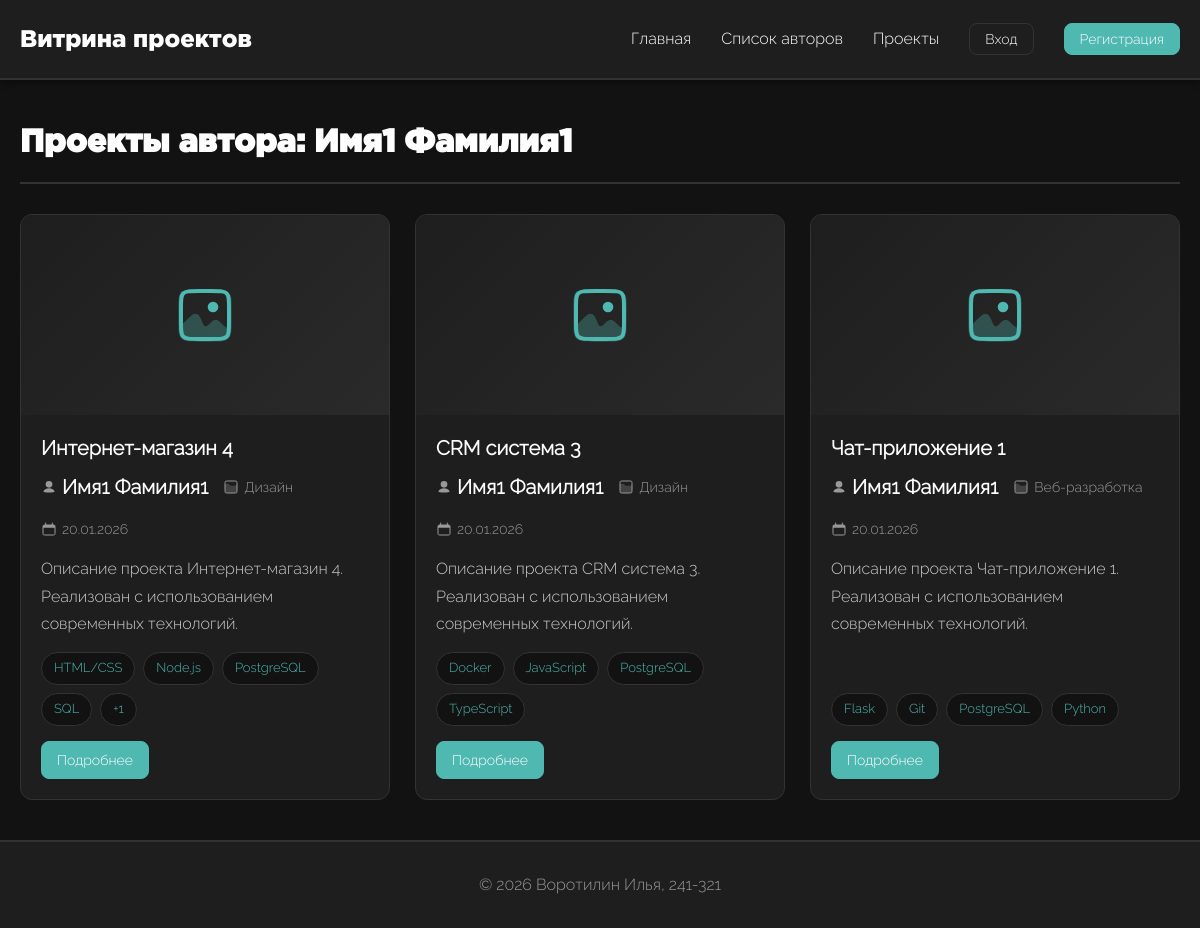
The page /authors/1/projects/ on the database its author committed.
### portfolio/models.py (models this page shows, shortened)
class User(AbstractUser):
    ROLE_CHOICES = [
        ('student', 'Студент'),
        ('teacher', 'Преподаватель'),
        ('admin', 'Администратор'),
    ]
    role = models.CharField(
        max_length=20,
        choices=ROLE_CHOICES,
        default='student',
        verbose_name='Роль'
    )
    photo = models.ImageField(
        upload_to='users/photos/%Y/%m/%d/',
        null=True,
        blank=True,
        verbose_name='Фотография профиля',
        validators=[FileExtensionValidator(allowed_extensions=['jpg', 'jpeg', 'png'])]
    )
    class Meta:
        verbose_name = 'Пользователь'
        verbose_name_plural = 'Пользователи'
        ordering = ['-date_joined']

class Project(models.Model):
    user = models.ForeignKey(
        User,
        on_delete=models.CASCADE,
        related_name='projects',
        verbose_name='Автор проекта'
    )
    category = models.ForeignKey(
        Category,
        on_delete=models.SET_NULL,
        null=True,
        blank=True,
        related_name='projects',
        verbose_name='Категория'
    )
    title = models.CharField(
        max_length=255,
        verbose_name='Название проекта'
    )
    description = models.TextField(
        blank=True,
        verbose_name='Описание проекта'
    )
    cover_image = models.ImageField(
        upload_to='projects/covers/%Y/%m/%d/',
        null=True,
        blank=True,
        verbose_name='Обложка проекта',
        validators=[FileExtensionValidator(allowed_extensions=['jpg', 'jpeg', 'png'])]
    )
    skills = models.ManyToManyField(
        Skill,
        through='ProjectSkill',
        related_name='projects',
        verbose_name='Навыки'
    )
    created_at = models.DateTimeField(
        auto_now_add=True,
        verbose_name='Дата создания'
    )
    updated_at = models.DateTimeField(
        auto_now=True,
        verbose_name='Дата изменения'
    )
    history = HistoricalRecords()
    class Meta:
        verbose_name = 'Проект'
        verbose_name_plural = 'Проекты'
        ordering = ['-created_at']
        indexes = [
            models.Index(fields=['-created_at']),
            models.Index(fields=['user', '-created_at']),
        ]
    def get_skills_count(self):
        return self.skills.count()
    get_skills_count.short_description = 'Количество навыков'

class Category(models.Model):
    name = models.CharField(
        max_length=100,
        unique=True,
        verbose_name='Название категории'
    )
    created_at = models.DateTimeField(
        auto_now_add=True,
        verbose_name='Дата создания'
    )
    created_by = models.ForeignKey(
        User,
        on_delete=models.SET_NULL,
        null=True,
        blank=True,
        related_name='created_categories',
        verbose_name='Создал'
    )
    class Meta:
        verbose_name = 'Категория проекта'
        verbose_name_plural = 'Категории проектов'
        ordering = ['name']

class Skill(models.Model):
    name = models.CharField(
        max_length=100,
        unique=True,
        verbose_name='Название навыка'
    )
    created_at = models.DateTimeField(
        auto_now_add=True,
        verbose_name='Дата создания'
    )
    created_by = models.ForeignKey(
        User,
        on_delete=models.SET_NULL,
        null=True,
        blank=True,
        related_name='created_skills',
        verbose_name='Создал'
    )
    class Meta:
        verbose_name = 'Навык'
        verbose_name_plural = 'Навыки'
        ordering = ['name']

### portfolio/views.py (the view)
class AuthorProjectListView(ListView):
    model = Project
    template_name = 'portfolio/project_list.html'
    context_object_name = 'projects'
    def get_queryset(self) -> QuerySet:
        author_id = self.kwargs.get('author_id')
        return (
            Project.objects
            .filter(user_id=author_id)
            .select_related('user', 'category')
            .prefetch_related('skills')
            .order_by('-created_at')
        )
    def get_context_data(self, **kwargs) -> dict:
        context = super().get_context_data(**kwargs)
        author_id = self.kwargs.get('author_id')
        context['events'] = Event.objects.filter(user_id=author_id).order_by('-created_at')
        context['is_author_page'] = True
        context['author'] = context['projects'][0].user if context['projects'] else None
        return context

### portfolio/templates/portfolio/project_list.html (shortened to what this page needs)
{% extends 'portfolio/base.html' %}
{% block content %}
<div class="page-header">
    <h1>
    {% if is_author_page %}
        Проекты автора: {{ author.get_full_name }}
    {% else %}
        Все проекты
    {% endif %}
    </h1>
</div>
{% if projects %}
    <div class="projects-grid">
        {% for project in projects %}
        <div class="project-card">
            {% if project.cover_image %}
                <img src="{{ project.cover_image.url }}" alt="{{ project.title }}" class="project-image">
            {% else %}
                <div class="project-image" style="display: flex; align-items: center; justify-content: center; background: linear-gradient(135deg, #1e1e1e 0%, #2a2a2a 100%);">
                </div>
            {% endif %}
            <div class="project-content">
                <h2 class="project-title">
                    <a href="{% url 'portfolio:project_detail' project.pk %}">{{ project.title }}</a>
                </h2>
                <div class="project-meta">
                    <span>
                        <a href="{% url 'portfolio:author_projects' project.user.id %}">{{ project.user.get_full_name }}</a>
                    </span>
                    <span>
                        {{ project.category.name }}
                    </span>
                    <span>
                        {{ project.created_at|date:"d.m.Y" }}
                    </span>
                </div>
                <p class="project-description">
                    {{ project.description|truncatewords:20 }}
                </p>
                {% if project.skills.all %}
                <div class="skills-list">
                    {% for skill in project.skills.all|slice:":4" %}
                        <span class="skill-tag">{{ skill.name }}</span>
                    {% endfor %}
                    {% if project.skills.all|length > 4 %}
                        <span class="skill-tag">+{{ project.skills.all|length|add:"-4" }}</span>
                    {% endif %}
                </div>
                {% endif %}
                <div class="actions">
                    <a href="{% url 'portfolio:project_detail' project.pk %}" class="btn btn-small">Подробнее</a>
                </div>
            </div>
        </div>
        {% endfor %}
    </div>
{% else %}
    <div class="empty-state">
        <h2>Проектов пока нет</h2>
    </div>
{% endif %}
{% endblock %}

### portfolio/static/portfolio/css/style.css (style rules this page uses)
:root { --background-color: #121212; --default-color: #ffffff; --accent-color: #4eb8b1; --card-background: #1e1e1e; --border-color: #333333; --error-color: #cc4444; --success-color: #22aa55; font-size: 62.5%; }
* { box-sizing: border-box; margin: 0; padding: 0; }
body { font-family: "Raleway", sans-serif; background-color: var(--background-color); color: var(--default-color); font-size: 1.6rem; line-height: 1.6; min-height: 100vh; display: flex; flex-direction: column; }
h1, h2, h3, h4, h5, h6 { font-family: "Gotham", sans-serif; font-weight: 600; line-height: 1.3; margin-bottom: 1.5rem; color: var(--default-color); }
h1 { font-size: 3.2rem; }
h2 { font-size: 2.4rem; }
a { font-family: "Raleway", sans-serif; font-weight: 600; font-size: 2rem; color: var(--default-color); text-decoration: none; transition: color 0.4s ease; }
.projects-grid { display: grid; grid-template-columns: repeat(auto-fill, minmax(350px, 1fr)); gap: 2.5rem; margin-top: 3rem; }
.project-card { background-color: var(--card-background); border: 1px solid var(--border-color); border-radius: 12px; overflow: hidden; display: flex; flex-direction: column; }
.project-image { width: 100%; height: 200px; object-fit: cover; background-color: var(--background-color); }
.project-content { padding: 2rem; flex: 1; display: flex; flex-direction: column; }
.project-title { font-size: 2rem; margin-bottom: 1rem; color: var(--default-color); }
.project-meta { display: flex; gap: 1.5rem; flex-wrap: wrap; margin-bottom: 1.5rem; font-size: 1.4rem; color: #999; }
.project-meta span { display: flex; align-items: center; gap: 0.5rem; }
.project-description { color: #ccc; margin-bottom: 1.5rem; flex: 1; line-height: 1.7; }
.skills-list { display: flex; flex-wrap: wrap; gap: 0.8rem; margin-bottom: 1.5rem; }
.skill-tag { background-color: var(--background-color); border: 1px solid var(--border-color); padding: 0.5rem 1.2rem; border-radius: 20px; font-size: 1.3rem; color: var(--accent-color); transition: all 0.3s ease; }
.actions { display: flex; gap: 1rem; margin-top: auto; }
.btn { background-color: var(--accent-color); color: var(--default-color); border: 1px solid var(--accent-color); padding: 1rem 2rem; border-radius: 8px; font-size: 1.4rem; font-family: "Raleway", sans-serif; font-weight: 400; cursor: pointer; transition: all 0.3s ease; text-decoration: none; display: inline-flex; align-items: center; justify-content: center; gap: 0.5rem; }
.btn-small { padding: 0.7rem 1.5rem; font-size: 1.4rem; }
.page-header { display: flex; justify-content: space-between; align-items: center; margin-bottom: 3rem; padding-bottom: 2rem; border-bottom: 2px solid var(--border-color); }
.page-header h1 { margin-bottom: 0; }

### rows shown on the page
User: get_full_name "Имя1 Фамилия1"
Project: title "Интернет-магазин 4", user.get_full_name "Имя1 Фамилия1", category.name "Дизайн", created_at "20.01.2026", description "Описание проекта Интернет-магазин 4. Реализован с использованием современных технологий.", skills.all|length "1"
Skill: name "HTML/CSS"
Skill: name "Node.js"
Skill: name "PostgreSQL"
Skill: name "SQL"
Project: title "CRM система 3", user.get_full_name "Имя1 Фамилия1", category.name "Дизайн", created_at "20.01.2026", description "Описание проекта CRM система 3. Реализован с использованием современных технологий."
Skill: name "Docker"
Skill: name "JavaScript"
Skill: name "TypeScript"
Project: title "Чат-приложение 1", user.get_full_name "Имя1 Фамилия1", category.name "Веб-разработка", created_at "20.01.2026", description "Описание проекта Чат-приложение 1. Реализован с использованием современных технологий."
Skill: name "Flask"
Skill: name "Git"
Skill: name "Python"
